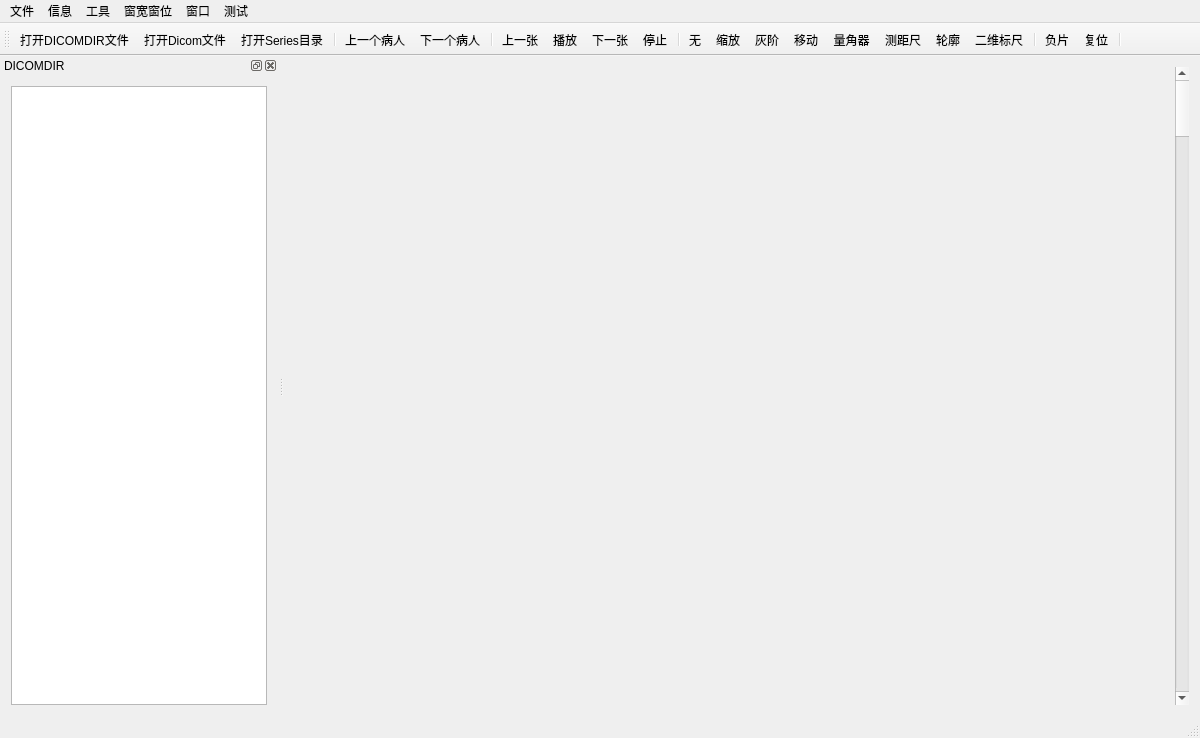
<?xml version="1.0" encoding="UTF-8"?>
<ui version="4.0">
 <class>QvtkDicomViewerClass</class>
 <widget class="QMainWindow" name="QvtkDicomViewerClass">
  <property name="geometry">
   <rect>
    <x>0</x>
    <y>0</y>
    <width>1200</width>
    <height>738</height>
   </rect>
  </property>
  <property name="minimumSize">
   <size>
    <width>1200</width>
    <height>700</height>
   </size>
  </property>
  <property name="windowTitle">
   <string>QvtkDicomViewer</string>
  </property>
  <widget class="QWidget" name="centralWidget">
   <layout class="QGridLayout" name="gridLayout">
    <item row="0" column="0">
     <widget class="QVTKWidget" name="qvtkWidget">
      <property name="sizePolicy">
       <sizepolicy hsizetype="Preferred" vsizetype="Preferred">
        <horstretch>0</horstretch>
        <verstretch>0</verstretch>
       </sizepolicy>
      </property>
      <property name="sizeIncrement">
       <size>
        <width>0</width>
        <height>0</height>
       </size>
      </property>
      <property name="baseSize">
       <size>
        <width>0</width>
        <height>0</height>
       </size>
      </property>
     </widget>
    </item>
    <item row="0" column="1">
     <widget class="QScrollBar" name="SliceScrollBar">
      <property name="orientation">
       <enum>Qt::Vertical</enum>
      </property>
     </widget>
    </item>
   </layout>
  </widget>
  <widget class="QMenuBar" name="menuBar">
   <property name="geometry">
    <rect>
     <x>0</x>
     <y>0</y>
     <width>1200</width>
     <height>23</height>
    </rect>
   </property>
   <widget class="QMenu" name="menu">
    <property name="title">
     <string>文件</string>
    </property>
    <addaction name="action_OpenSeriesFolder"/>
    <addaction name="action_OpenDicomDirFile"/>
    <addaction name="action_OpenDicomFile"/>
    <addaction name="separator"/>
    <addaction name="action_PreviousPatient"/>
    <addaction name="action_LatterPatient"/>
   </widget>
   <widget class="QMenu" name="menu_2">
    <property name="title">
     <string>信息</string>
    </property>
    <addaction name="action_back"/>
    <addaction name="action_next"/>
   </widget>
   <widget class="QMenu" name="menu_3">
    <property name="title">
     <string>工具</string>
    </property>
    <addaction name="action_Pointer"/>
    <addaction name="action_Protractor"/>
    <addaction name="action_Ruler"/>
    <addaction name="action_Contour"/>
    <addaction name="action_BiDimensional"/>
    <addaction name="action_Reset"/>
    <addaction name="action_Zoom"/>
    <addaction name="action_GrayLevel"/>
    <addaction name="action_Move"/>
    <addaction name="action_Play"/>
    <addaction name="action_Stop"/>
   </widget>
   <widget class="QMenu" name="menu_4">
    <property name="title">
     <string>窗口</string>
    </property>
    <addaction name="action_SwitchOfProperty"/>
   </widget>
   <widget class="QMenu" name="menu_5">
    <property name="title">
     <string>测试</string>
    </property>
    <addaction name="action_TestEntrance_01"/>
    <addaction name="action_TestEntrance_02"/>
   </widget>
   <widget class="QMenu" name="menu_6">
    <property name="title">
     <string>窗宽窗位</string>
    </property>
    <addaction name="action_WindowWL_Default"/>
    <addaction name="action_WindowWL_All"/>
    <addaction name="separator"/>
    <addaction name="action_WindowWL_CT_Abdomen"/>
    <addaction name="action_WindowWL_CT_BloodVessel"/>
    <addaction name="action_WindowWL_CT_Bones"/>
    <addaction name="action_WindowWL_CT_Brain"/>
    <addaction name="action_WindowWL_CT_Medias"/>
    <addaction name="action_WindowWL_CT_Lungs"/>
    <addaction name="separator"/>
    <addaction name="action_Negative"/>
   </widget>
   <addaction name="menu"/>
   <addaction name="menu_2"/>
   <addaction name="menu_3"/>
   <addaction name="menu_6"/>
   <addaction name="menu_4"/>
   <addaction name="menu_5"/>
  </widget>
  <widget class="QToolBar" name="mainToolBar">
   <attribute name="toolBarArea">
    <enum>TopToolBarArea</enum>
   </attribute>
   <attribute name="toolBarBreak">
    <bool>false</bool>
   </attribute>
   <addaction name="action_OpenDicomDirFile"/>
   <addaction name="action_OpenDicomFile"/>
   <addaction name="action_OpenSeriesFolder"/>
   <addaction name="separator"/>
   <addaction name="action_PreviousPatient"/>
   <addaction name="action_LatterPatient"/>
   <addaction name="separator"/>
   <addaction name="action_back"/>
   <addaction name="action_Play"/>
   <addaction name="action_next"/>
   <addaction name="action_Stop"/>
   <addaction name="separator"/>
   <addaction name="action_Pointer"/>
   <addaction name="action_Zoom"/>
   <addaction name="action_GrayLevel"/>
   <addaction name="action_Move"/>
   <addaction name="action_Protractor"/>
   <addaction name="action_Ruler"/>
   <addaction name="action_Contour"/>
   <addaction name="action_BiDimensional"/>
   <addaction name="separator"/>
   <addaction name="action_Negative"/>
   <addaction name="action_Reset"/>
   <addaction name="separator"/>
  </widget>
  <widget class="QStatusBar" name="statusBar"/>
  <widget class="QDockWidget" name="dockWidget_Dir">
   <property name="toolTip">
    <string/>
   </property>
   <property name="windowTitle">
    <string>DICOMDIR</string>
   </property>
   <attribute name="dockWidgetArea">
    <number>1</number>
   </attribute>
   <widget class="QWidget" name="dockWidgetContents">
    <layout class="QHBoxLayout" name="horizontalLayout">
     <item>
      <widget class="QTreeView" name="treeView">
       <property name="contextMenuPolicy">
        <enum>Qt::CustomContextMenu</enum>
       </property>
      </widget>
     </item>
    </layout>
   </widget>
  </widget>
  <action name="action_OpenSeriesFolder">
   <property name="icon">
    <iconset resource="QvtkDicomViewer.qrc">
     <normaloff>:/QvtkDicomViewer/Resources/folder_128px_1207828_easyicon.net.ico</normaloff>:/QvtkDicomViewer/Resources/folder_128px_1207828_easyicon.net.ico</iconset>
   </property>
   <property name="text">
    <string>打开Series目录</string>
   </property>
  </action>
  <action name="action_back">
   <property name="icon">
    <iconset resource="QvtkDicomViewer.qrc">
     <normaloff>:/QvtkDicomViewer/Resources/front_128px_1143868_easyicon.net.ico</normaloff>:/QvtkDicomViewer/Resources/front_128px_1143868_easyicon.net.ico</iconset>
   </property>
   <property name="text">
    <string>上一张</string>
   </property>
  </action>
  <action name="action_next">
   <property name="icon">
    <iconset resource="QvtkDicomViewer.qrc">
     <normaloff>:/QvtkDicomViewer/Resources/next_128px_1143867_easyicon.net.ico</normaloff>:/QvtkDicomViewer/Resources/next_128px_1143867_easyicon.net.ico</iconset>
   </property>
   <property name="text">
    <string>下一张</string>
   </property>
  </action>
  <action name="action_Pointer">
   <property name="checkable">
    <bool>true</bool>
   </property>
   <property name="icon">
    <iconset resource="QvtkDicomViewer.qrc">
     <normaloff>:/QvtkDicomViewer/Resources/mouse_128px_1153948_easyicon.net.ico</normaloff>:/QvtkDicomViewer/Resources/mouse_128px_1153948_easyicon.net.ico</iconset>
   </property>
   <property name="text">
    <string>无</string>
   </property>
  </action>
  <action name="action_Protractor">
   <property name="checkable">
    <bool>true</bool>
   </property>
   <property name="icon">
    <iconset resource="QvtkDicomViewer.qrc">
     <normaloff>:/QvtkDicomViewer/Resources/Angle_Thingy_128px_559411_easyicon.net.ico</normaloff>:/QvtkDicomViewer/Resources/Angle_Thingy_128px_559411_easyicon.net.ico</iconset>
   </property>
   <property name="text">
    <string>量角器</string>
   </property>
  </action>
  <action name="action_Ruler">
   <property name="checkable">
    <bool>true</bool>
   </property>
   <property name="icon">
    <iconset resource="QvtkDicomViewer.qrc">
     <normaloff>:/QvtkDicomViewer/Resources/ruler_128px_1209146_easyicon.net.ico</normaloff>:/QvtkDicomViewer/Resources/ruler_128px_1209146_easyicon.net.ico</iconset>
   </property>
   <property name="text">
    <string>测距尺</string>
   </property>
  </action>
  <action name="action_Contour">
   <property name="checkable">
    <bool>true</bool>
   </property>
   <property name="icon">
    <iconset resource="QvtkDicomViewer.qrc">
     <normaloff>:/QvtkDicomViewer/Resources/Bezier_Curve_128px_559452_easyicon.net.ico</normaloff>:/QvtkDicomViewer/Resources/Bezier_Curve_128px_559452_easyicon.net.ico</iconset>
   </property>
   <property name="text">
    <string>轮廓</string>
   </property>
   <property name="toolTip">
    <string>轮廓</string>
   </property>
  </action>
  <action name="action_BiDimensional">
   <property name="checkable">
    <bool>true</bool>
   </property>
   <property name="icon">
    <iconset resource="QvtkDicomViewer.qrc">
     <normaloff>:/QvtkDicomViewer/Resources/Arrow_Cross_128px_1177075_easyicon.net.ico</normaloff>:/QvtkDicomViewer/Resources/Arrow_Cross_128px_1177075_easyicon.net.ico</iconset>
   </property>
   <property name="text">
    <string>二维标尺</string>
   </property>
  </action>
  <action name="action_Negative">
   <property name="checkable">
    <bool>true</bool>
   </property>
   <property name="icon">
    <iconset resource="QvtkDicomViewer.qrc">
     <normaloff>:/QvtkDicomViewer/Resources/video_negative_128px_1138773_easyicon.net.ico</normaloff>:/QvtkDicomViewer/Resources/video_negative_128px_1138773_easyicon.net.ico</iconset>
   </property>
   <property name="text">
    <string>负片</string>
   </property>
  </action>
  <action name="action_Reset">
   <property name="icon">
    <iconset resource="QvtkDicomViewer.qrc">
     <normaloff>:/QvtkDicomViewer/Resources/cancel_128px_1209038_easyicon.net.ico</normaloff>:/QvtkDicomViewer/Resources/cancel_128px_1209038_easyicon.net.ico</iconset>
   </property>
   <property name="text">
    <string>复位</string>
   </property>
  </action>
  <action name="action_Zoom">
   <property name="checkable">
    <bool>true</bool>
   </property>
   <property name="icon">
    <iconset resource="QvtkDicomViewer.qrc">
     <normaloff>:/QvtkDicomViewer/Resources/zoom_in_128px_1200197_easyicon.net.ico</normaloff>:/QvtkDicomViewer/Resources/zoom_in_128px_1200197_easyicon.net.ico</iconset>
   </property>
   <property name="text">
    <string>缩放</string>
   </property>
  </action>
  <action name="action_GrayLevel">
   <property name="checkable">
    <bool>true</bool>
   </property>
   <property name="icon">
    <iconset resource="QvtkDicomViewer.qrc">
     <normaloff>:/QvtkDicomViewer/Resources/brightness_128px_1193620_easyicon.net.ico</normaloff>:/QvtkDicomViewer/Resources/brightness_128px_1193620_easyicon.net.ico</iconset>
   </property>
   <property name="text">
    <string>灰阶</string>
   </property>
   <property name="toolTip">
    <string>灰阶</string>
   </property>
  </action>
  <action name="action_Move">
   <property name="checkable">
    <bool>true</bool>
   </property>
   <property name="icon">
    <iconset resource="QvtkDicomViewer.qrc">
     <normaloff>:/QvtkDicomViewer/Resources/move_Hand_128px_1154031_easyicon.net.ico</normaloff>:/QvtkDicomViewer/Resources/move_Hand_128px_1154031_easyicon.net.ico</iconset>
   </property>
   <property name="text">
    <string>移动</string>
   </property>
  </action>
  <action name="action_SwitchOfProperty">
   <property name="checkable">
    <bool>true</bool>
   </property>
   <property name="text">
    <string>属性</string>
   </property>
  </action>
  <action name="action_Play">
   <property name="icon">
    <iconset resource="QvtkDicomViewer.qrc">
     <normaloff>:/QvtkDicomViewer/Resources/play_128px_1197036_easyicon.net.ico</normaloff>:/QvtkDicomViewer/Resources/play_128px_1197036_easyicon.net.ico</iconset>
   </property>
   <property name="text">
    <string>播放</string>
   </property>
  </action>
  <action name="action_Stop">
   <property name="icon">
    <iconset resource="QvtkDicomViewer.qrc">
     <normaloff>:/QvtkDicomViewer/Resources/stop_128px_1197040_easyicon.net.ico</normaloff>:/QvtkDicomViewer/Resources/stop_128px_1197040_easyicon.net.ico</iconset>
   </property>
   <property name="text">
    <string>停止</string>
   </property>
  </action>
  <action name="action_TestEntrance_01">
   <property name="text">
    <string>测试入口1</string>
   </property>
  </action>
  <action name="action_TestEntrance_02">
   <property name="text">
    <string>测试入口2</string>
   </property>
  </action>
  <action name="action_OpenDicomDirFile">
   <property name="icon">
    <iconset resource="QvtkDicomViewer.qrc">
     <normaloff>:/QvtkDicomViewer/Resources/file_128px_1197084_easyicon.net.ico</normaloff>:/QvtkDicomViewer/Resources/file_128px_1197084_easyicon.net.ico</iconset>
   </property>
   <property name="text">
    <string>打开DICOMDIR文件</string>
   </property>
  </action>
  <action name="action_OpenDicomFile">
   <property name="icon">
    <iconset resource="QvtkDicomViewer.qrc">
     <normaloff>:/QvtkDicomViewer/Resources/X_Ray_Hand_128px_1124752_easyicon.net.ico</normaloff>:/QvtkDicomViewer/Resources/X_Ray_Hand_128px_1124752_easyicon.net.ico</iconset>
   </property>
   <property name="text">
    <string>打开Dicom文件</string>
   </property>
  </action>
  <action name="action_PreviousPatient">
   <property name="icon">
    <iconset resource="QvtkDicomViewer.qrc">
     <normaloff>:/QvtkDicomViewer/Resources/hand_pointing_left_128px_1143134_easyicon.net.ico</normaloff>:/QvtkDicomViewer/Resources/hand_pointing_left_128px_1143134_easyicon.net.ico</iconset>
   </property>
   <property name="text">
    <string>上一个病人</string>
   </property>
  </action>
  <action name="action_LatterPatient">
   <property name="icon">
    <iconset resource="QvtkDicomViewer.qrc">
     <normaloff>:/QvtkDicomViewer/Resources/hand_pointing_right_128px_1143133_easyicon.net.ico</normaloff>:/QvtkDicomViewer/Resources/hand_pointing_right_128px_1143133_easyicon.net.ico</iconset>
   </property>
   <property name="text">
    <string>下一个病人</string>
   </property>
  </action>
  <action name="action_WindowWL_Default">
   <property name="checkable">
    <bool>true</bool>
   </property>
   <property name="text">
    <string>默认</string>
   </property>
  </action>
  <action name="action_WindowWL_All">
   <property name="checkable">
    <bool>true</bool>
   </property>
   <property name="text">
    <string>全部动态范围</string>
   </property>
  </action>
  <action name="action_WindowWL_CT_Abdomen">
   <property name="checkable">
    <bool>true</bool>
   </property>
   <property name="text">
    <string>CT-腹</string>
   </property>
  </action>
  <action name="action_WindowWL_CT_BloodVessel">
   <property name="checkable">
    <bool>true</bool>
   </property>
   <property name="text">
    <string>CT-血管</string>
   </property>
  </action>
  <action name="action_WindowWL_CT_Bones">
   <property name="checkable">
    <bool>true</bool>
   </property>
   <property name="text">
    <string>CT-骨骼</string>
   </property>
  </action>
  <action name="action_WindowWL_CT_Brain">
   <property name="checkable">
    <bool>true</bool>
   </property>
   <property name="text">
    <string>CT-脑</string>
   </property>
  </action>
  <action name="action_WindowWL_CT_Medias">
   <property name="checkable">
    <bool>true</bool>
   </property>
   <property name="text">
    <string>CT-纵膈</string>
   </property>
  </action>
  <action name="action_WindowWL_CT_Lungs">
   <property name="checkable">
    <bool>true</bool>
   </property>
   <property name="text">
    <string>CT-肺</string>
   </property>
  </action>
 </widget>
 <layoutdefault spacing="6" margin="11"/>
 <customwidgets>
  <customwidget>
   <class>QVTKWidget</class>
   <extends>QWidget</extends>
   <header>QVTKWidget.h</header>
  </customwidget>
 </customwidgets>
 <resources>
  <include location="QvtkDicomViewer.qrc"/>
 </resources>
 <connections>
  <connection>
   <sender>action_back</sender>
   <signal>triggered()</signal>
   <receiver>QvtkDicomViewerClass</receiver>
   <slot>OnBackward()</slot>
   <hints>
    <hint type="sourcelabel">
     <x>-1</x>
     <y>-1</y>
    </hint>
    <hint type="destinationlabel">
     <x>408</x>
     <y>278</y>
    </hint>
   </hints>
  </connection>
  <connection>
   <sender>action_next</sender>
   <signal>triggered()</signal>
   <receiver>QvtkDicomViewerClass</receiver>
   <slot>OnForward()</slot>
   <hints>
    <hint type="sourcelabel">
     <x>-1</x>
     <y>-1</y>
    </hint>
    <hint type="destinationlabel">
     <x>408</x>
     <y>278</y>
    </hint>
   </hints>
  </connection>
  <connection>
   <sender>action_Pointer</sender>
   <signal>triggered()</signal>
   <receiver>QvtkDicomViewerClass</receiver>
   <slot>OnSelectedPointer()</slot>
   <hints>
    <hint type="sourcelabel">
     <x>-1</x>
     <y>-1</y>
    </hint>
    <hint type="destinationlabel">
     <x>408</x>
     <y>278</y>
    </hint>
   </hints>
  </connection>
  <connection>
   <sender>action_Protractor</sender>
   <signal>triggered()</signal>
   <receiver>QvtkDicomViewerClass</receiver>
   <slot>OnSelectedProtractor()</slot>
   <hints>
    <hint type="sourcelabel">
     <x>-1</x>
     <y>-1</y>
    </hint>
    <hint type="destinationlabel">
     <x>408</x>
     <y>278</y>
    </hint>
   </hints>
  </connection>
  <connection>
   <sender>action_Ruler</sender>
   <signal>triggered()</signal>
   <receiver>QvtkDicomViewerClass</receiver>
   <slot>OnSelectedRuler()</slot>
   <hints>
    <hint type="sourcelabel">
     <x>-1</x>
     <y>-1</y>
    </hint>
    <hint type="destinationlabel">
     <x>408</x>
     <y>278</y>
    </hint>
   </hints>
  </connection>
  <connection>
   <sender>action_Contour</sender>
   <signal>triggered()</signal>
   <receiver>QvtkDicomViewerClass</receiver>
   <slot>OnSelectedContour()</slot>
   <hints>
    <hint type="sourcelabel">
     <x>-1</x>
     <y>-1</y>
    </hint>
    <hint type="destinationlabel">
     <x>589</x>
     <y>368</y>
    </hint>
   </hints>
  </connection>
  <connection>
   <sender>action_BiDimensional</sender>
   <signal>triggered()</signal>
   <receiver>QvtkDicomViewerClass</receiver>
   <slot>OnSelectedBiDimensional()</slot>
   <hints>
    <hint type="sourcelabel">
     <x>-1</x>
     <y>-1</y>
    </hint>
    <hint type="destinationlabel">
     <x>589</x>
     <y>368</y>
    </hint>
   </hints>
  </connection>
  <connection>
   <sender>action_Negative</sender>
   <signal>triggered()</signal>
   <receiver>QvtkDicomViewerClass</receiver>
   <slot>OnNegative()</slot>
   <hints>
    <hint type="sourcelabel">
     <x>-1</x>
     <y>-1</y>
    </hint>
    <hint type="destinationlabel">
     <x>589</x>
     <y>368</y>
    </hint>
   </hints>
  </connection>
  <connection>
   <sender>action_Reset</sender>
   <signal>triggered()</signal>
   <receiver>QvtkDicomViewerClass</receiver>
   <slot>OnReset()</slot>
   <hints>
    <hint type="sourcelabel">
     <x>-1</x>
     <y>-1</y>
    </hint>
    <hint type="destinationlabel">
     <x>589</x>
     <y>368</y>
    </hint>
   </hints>
  </connection>
  <connection>
   <sender>action_GrayLevel</sender>
   <signal>triggered()</signal>
   <receiver>QvtkDicomViewerClass</receiver>
   <slot>OnSelectedGrayLevel()</slot>
   <hints>
    <hint type="sourcelabel">
     <x>-1</x>
     <y>-1</y>
    </hint>
    <hint type="destinationlabel">
     <x>589</x>
     <y>368</y>
    </hint>
   </hints>
  </connection>
  <connection>
   <sender>action_Zoom</sender>
   <signal>triggered()</signal>
   <receiver>QvtkDicomViewerClass</receiver>
   <slot>OnSelectedZoom()</slot>
   <hints>
    <hint type="sourcelabel">
     <x>-1</x>
     <y>-1</y>
    </hint>
    <hint type="destinationlabel">
     <x>589</x>
     <y>368</y>
    </hint>
   </hints>
  </connection>
  <connection>
   <sender>action_Move</sender>
   <signal>triggered()</signal>
   <receiver>QvtkDicomViewerClass</receiver>
   <slot>OnSelectedMove()</slot>
   <hints>
    <hint type="sourcelabel">
     <x>-1</x>
     <y>-1</y>
    </hint>
    <hint type="destinationlabel">
     <x>589</x>
     <y>368</y>
    </hint>
   </hints>
  </connection>
  <connection>
   <sender>action_SwitchOfProperty</sender>
   <signal>triggered()</signal>
   <receiver>QvtkDicomViewerClass</receiver>
   <slot>OnSwitchProperty()</slot>
   <hints>
    <hint type="sourcelabel">
     <x>-1</x>
     <y>-1</y>
    </hint>
    <hint type="destinationlabel">
     <x>589</x>
     <y>368</y>
    </hint>
   </hints>
  </connection>
  <connection>
   <sender>action_Play</sender>
   <signal>triggered()</signal>
   <receiver>QvtkDicomViewerClass</receiver>
   <slot>OnPlay()</slot>
   <hints>
    <hint type="sourcelabel">
     <x>-1</x>
     <y>-1</y>
    </hint>
    <hint type="destinationlabel">
     <x>589</x>
     <y>368</y>
    </hint>
   </hints>
  </connection>
  <connection>
   <sender>action_Stop</sender>
   <signal>triggered()</signal>
   <receiver>QvtkDicomViewerClass</receiver>
   <slot>OnStop()</slot>
   <hints>
    <hint type="sourcelabel">
     <x>-1</x>
     <y>-1</y>
    </hint>
    <hint type="destinationlabel">
     <x>589</x>
     <y>368</y>
    </hint>
   </hints>
  </connection>
  <connection>
   <sender>action_TestEntrance_01</sender>
   <signal>triggered()</signal>
   <receiver>QvtkDicomViewerClass</receiver>
   <slot>OnTestEntrance_01()</slot>
   <hints>
    <hint type="sourcelabel">
     <x>-1</x>
     <y>-1</y>
    </hint>
    <hint type="destinationlabel">
     <x>589</x>
     <y>368</y>
    </hint>
   </hints>
  </connection>
  <connection>
   <sender>action_TestEntrance_02</sender>
   <signal>triggered()</signal>
   <receiver>QvtkDicomViewerClass</receiver>
   <slot>OnTestEntrance_02()</slot>
   <hints>
    <hint type="sourcelabel">
     <x>-1</x>
     <y>-1</y>
    </hint>
    <hint type="destinationlabel">
     <x>589</x>
     <y>368</y>
    </hint>
   </hints>
  </connection>
  <connection>
   <sender>action_OpenDicomDirFile</sender>
   <signal>triggered()</signal>
   <receiver>QvtkDicomViewerClass</receiver>
   <slot>OnOpenDicomDirFile()</slot>
   <hints>
    <hint type="sourcelabel">
     <x>-1</x>
     <y>-1</y>
    </hint>
    <hint type="destinationlabel">
     <x>589</x>
     <y>368</y>
    </hint>
   </hints>
  </connection>
  <connection>
   <sender>action_OpenSeriesFolder</sender>
   <signal>triggered()</signal>
   <receiver>QvtkDicomViewerClass</receiver>
   <slot>OnOpenSeriesFolder()</slot>
   <hints>
    <hint type="sourcelabel">
     <x>-1</x>
     <y>-1</y>
    </hint>
    <hint type="destinationlabel">
     <x>589</x>
     <y>368</y>
    </hint>
   </hints>
  </connection>
  <connection>
   <sender>action_OpenDicomFile</sender>
   <signal>triggered()</signal>
   <receiver>QvtkDicomViewerClass</receiver>
   <slot>OnOpenDicomFile()</slot>
   <hints>
    <hint type="sourcelabel">
     <x>-1</x>
     <y>-1</y>
    </hint>
    <hint type="destinationlabel">
     <x>589</x>
     <y>368</y>
    </hint>
   </hints>
  </connection>
  <connection>
   <sender>treeView</sender>
   <signal>customContextMenuRequested(QPoint)</signal>
   <receiver>QvtkDicomViewerClass</receiver>
   <slot>on_treeView_customContextMenuRequested(QPoint)</slot>
   <hints>
    <hint type="sourcelabel">
     <x>138</x>
     <y>401</y>
    </hint>
    <hint type="destinationlabel">
     <x>589</x>
     <y>368</y>
    </hint>
   </hints>
  </connection>
  <connection>
   <sender>SliceScrollBar</sender>
   <signal>valueChanged(int)</signal>
   <receiver>QvtkDicomViewerClass</receiver>
   <slot>OnSliceScrollBarValueChange(int)</slot>
   <hints>
    <hint type="sourcelabel">
     <x>1188</x>
     <y>463</y>
    </hint>
    <hint type="destinationlabel">
     <x>282</x>
     <y>448</y>
    </hint>
   </hints>
  </connection>
  <connection>
   <sender>action_PreviousPatient</sender>
   <signal>triggered()</signal>
   <receiver>QvtkDicomViewerClass</receiver>
   <slot>OnPreviousPatient()</slot>
   <hints>
    <hint type="sourcelabel">
     <x>-1</x>
     <y>-1</y>
    </hint>
    <hint type="destinationlabel">
     <x>599</x>
     <y>368</y>
    </hint>
   </hints>
  </connection>
  <connection>
   <sender>action_LatterPatient</sender>
   <signal>triggered()</signal>
   <receiver>QvtkDicomViewerClass</receiver>
   <slot>OnLatterPatient()</slot>
   <hints>
    <hint type="sourcelabel">
     <x>-1</x>
     <y>-1</y>
    </hint>
    <hint type="destinationlabel">
     <x>599</x>
     <y>368</y>
    </hint>
   </hints>
  </connection>
  <connection>
   <sender>action_WindowWL_All</sender>
   <signal>triggered()</signal>
   <receiver>QvtkDicomViewerClass</receiver>
   <slot>OnWindowWL_All()</slot>
   <hints>
    <hint type="sourcelabel">
     <x>-1</x>
     <y>-1</y>
    </hint>
    <hint type="destinationlabel">
     <x>599</x>
     <y>368</y>
    </hint>
   </hints>
  </connection>
  <connection>
   <sender>action_WindowWL_CT_Abdomen</sender>
   <signal>triggered()</signal>
   <receiver>QvtkDicomViewerClass</receiver>
   <slot>OnWindowWL_CT_Abdomen()</slot>
   <hints>
    <hint type="sourcelabel">
     <x>-1</x>
     <y>-1</y>
    </hint>
    <hint type="destinationlabel">
     <x>599</x>
     <y>368</y>
    </hint>
   </hints>
  </connection>
  <connection>
   <sender>action_WindowWL_CT_BloodVessel</sender>
   <signal>triggered()</signal>
   <receiver>QvtkDicomViewerClass</receiver>
   <slot>OnWindowWL_CT_BloodVessel()</slot>
   <hints>
    <hint type="sourcelabel">
     <x>-1</x>
     <y>-1</y>
    </hint>
    <hint type="destinationlabel">
     <x>599</x>
     <y>368</y>
    </hint>
   </hints>
  </connection>
  <connection>
   <sender>action_WindowWL_CT_Bones</sender>
   <signal>triggered()</signal>
   <receiver>QvtkDicomViewerClass</receiver>
   <slot>OnWindowWL_CT_Bones()</slot>
   <hints>
    <hint type="sourcelabel">
     <x>-1</x>
     <y>-1</y>
    </hint>
    <hint type="destinationlabel">
     <x>599</x>
     <y>368</y>
    </hint>
   </hints>
  </connection>
  <connection>
   <sender>action_WindowWL_CT_Brain</sender>
   <signal>triggered()</signal>
   <receiver>QvtkDicomViewerClass</receiver>
   <slot>OnWindowWL_CT_Brain()</slot>
   <hints>
    <hint type="sourcelabel">
     <x>-1</x>
     <y>-1</y>
    </hint>
    <hint type="destinationlabel">
     <x>599</x>
     <y>368</y>
    </hint>
   </hints>
  </connection>
  <connection>
   <sender>action_WindowWL_CT_Lungs</sender>
   <signal>triggered()</signal>
   <receiver>QvtkDicomViewerClass</receiver>
   <slot>OnWindowWL_CT_Lungs()</slot>
   <hints>
    <hint type="sourcelabel">
     <x>-1</x>
     <y>-1</y>
    </hint>
    <hint type="destinationlabel">
     <x>599</x>
     <y>368</y>
    </hint>
   </hints>
  </connection>
  <connection>
   <sender>action_WindowWL_CT_Medias</sender>
   <signal>triggered()</signal>
   <receiver>QvtkDicomViewerClass</receiver>
   <slot>OnWindowWL_CT_Medias()</slot>
   <hints>
    <hint type="sourcelabel">
     <x>-1</x>
     <y>-1</y>
    </hint>
    <hint type="destinationlabel">
     <x>599</x>
     <y>368</y>
    </hint>
   </hints>
  </connection>
  <connection>
   <sender>action_WindowWL_Default</sender>
   <signal>triggered()</signal>
   <receiver>QvtkDicomViewerClass</receiver>
   <slot>OnWindowWL_Defaut()</slot>
   <hints>
    <hint type="sourcelabel">
     <x>-1</x>
     <y>-1</y>
    </hint>
    <hint type="destinationlabel">
     <x>599</x>
     <y>368</y>
    </hint>
   </hints>
  </connection>
 </connections>
 <slots>
  <slot>OnOpenFile()</slot>
  <slot>OnRenderText()</slot>
  <slot>OnForward()</slot>
  <slot>OnBackward()</slot>
  <slot>OnSelectedPointer()</slot>
  <slot>OnSelectedProtractor()</slot>
  <slot>OnSelectedRuler()</slot>
  <slot>OnTest()</slot>
  <slot>OnSelectedContour()</slot>
  <slot>OnSelectedBiDimensional()</slot>
  <slot>OnNegative()</slot>
  <slot>OnReset()</slot>
  <slot>OnSlider()</slot>
  <slot>OnSelectedGrayLevel()</slot>
  <slot>OnSelectedMove()</slot>
  <slot>OnSelectedZoom()</slot>
  <slot>OnSwitchProperty()</slot>
  <slot>OnPlay()</slot>
  <slot>OnStop()</slot>
  <slot>OnTestReadDICOMDIR()</slot>
  <slot>OnOpenSeriesFolder()</slot>
  <slot>OnOpenDicomFile()</slot>
  <slot>OnOpenDicomDirFile()</slot>
  <slot>on_treeView_customContextMenuRequested(QPoint)</slot>
  <slot>OnSliceScrollBarValueChange(int)</slot>
  <slot>OnTestEntrance_01()</slot>
  <slot>OnTestEntrance_02()</slot>
  <slot>OnLatterPatient()</slot>
  <slot>OnPreviousPatient()</slot>
  <slot>OnWindowWL_Defaut()</slot>
  <slot>OnWindowWL_All()</slot>
  <slot>OnWindowWL_CT_Abdomen()</slot>
  <slot>OnWindowWL_CT_BloodVessel()</slot>
  <slot>OnWindowWL_CT_Bones()</slot>
  <slot>OnWindowWL_CT_Brain()</slot>
  <slot>OnWindowWL_CT_Medias()</slot>
  <slot>OnWindowWL_CT_Lungs()</slot>
 </slots>
</ui>
